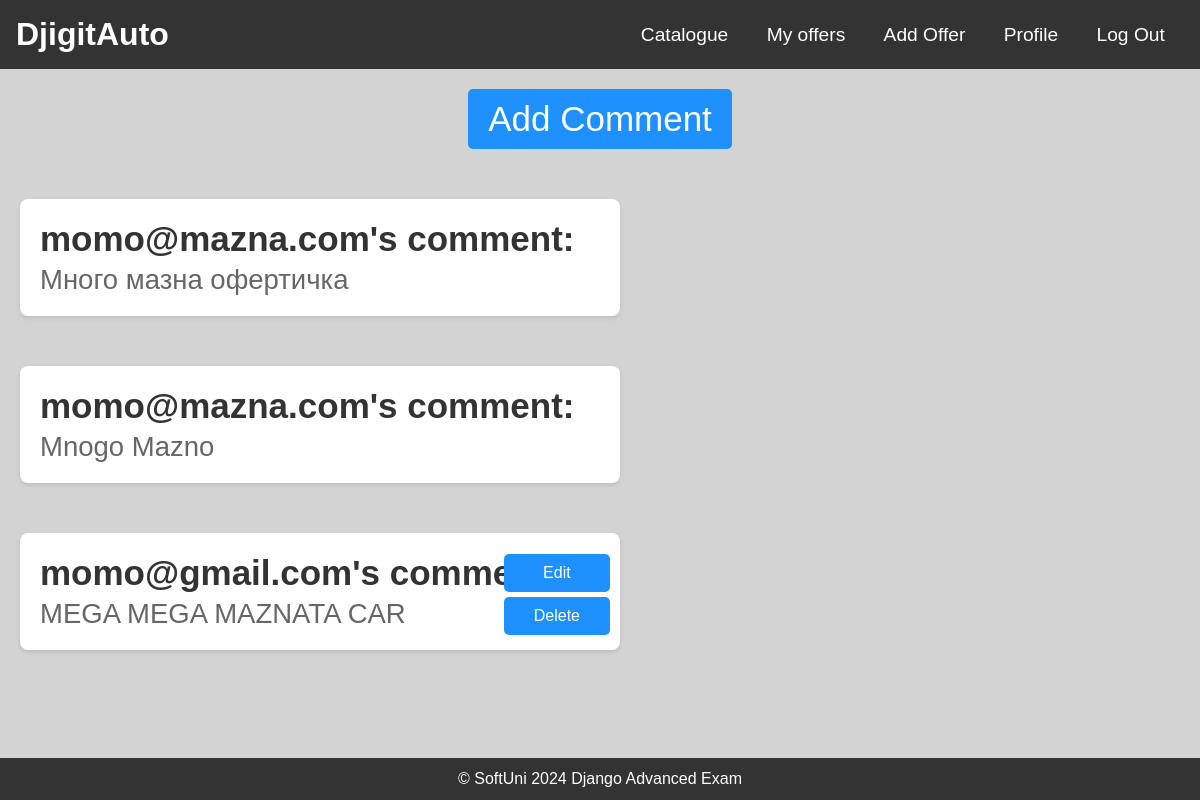
/offers/15/comments/ (signed in), run on an earlier commit of the app's database.
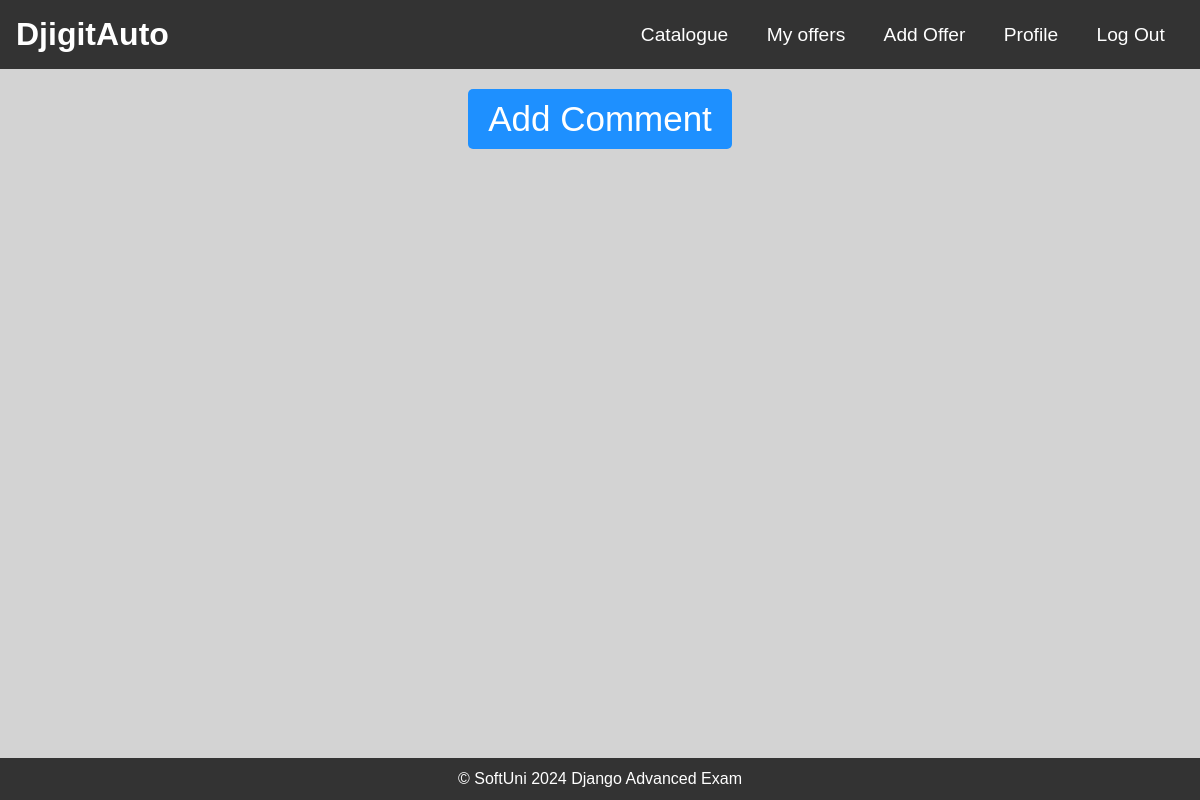
And on a later commit of the database.
### DjigitAuto/web/models.py (models this page shows)
class OfferComment(models.Model):
    MAX_TEXT_LENGTH = 300
    text = models.TextField(
        max_length=MAX_TEXT_LENGTH,
        null=False,
        blank=False
    )
    created_at = models.DateTimeField(
        auto_now_add=True,
    )
    modified_at = models.DateTimeField(
        auto_now=True,
    )
    car_offer = models.ForeignKey(
        CarOffer,
        on_delete=models.RESTRICT,
    )
    user = models.ForeignKey(
        UserModel,
        on_delete=models.RESTRICT
    )

### DjigitAuto/accounts/models.py (models this page shows)
class DjigitAutoUser(auth_models.AbstractBaseUser, auth_models.PermissionsMixin):
    email = models.EmailField(
        'email address',
        unique=True,
        error_messages={
            'unique': 'A user with that email already exists.'
        },
    )
    username = models.CharField(
        unique=True,
        null=True,
        blank=True,
        max_length=30,
    )
    date_joined = models.DateTimeField(
        default=timezone.now,
    )
    is_staff = models.BooleanField(
        default=False,
    )
    is_superuser = models.BooleanField(
        default=False,
    )
    is_active = models.BooleanField(
        default=True,
    )
    USERNAME_FIELD = 'email'
    object = DjigitAutoUserManager()

### DjigitAuto/offers/views.py (the view)
# urls.py: path('<int:pk>/comments/', include([
def comments(request, pk):
    offer = CarOffer.objects.get(pk=pk)
    offer_comments = OfferComment.objects.filter(car_offer_id=pk)
    context = {
        "comments": offer_comments,
        "offer": offer,
    }
    return render(request, 'offer/comments.html', context=context)

### templates/offer/comments.html (shortened to what this page needs)
{% extends "common/base.html" %}
{% load static %}
{% block main_content %}
    <!DOCTYPE html>
    <html lang="en">
    <head>
        <link rel="stylesheet" href="{% static 'css/offers/comments.css' %}"/>
    </head>
    <body>
        <div class="create-comment">
            <a href="{% url 'create comment' pk=offer.pk %}" class="add-comment-button">Add Comment</a>
        </div>
    {% for comment in comments %}
        <div class="comment-container">
            <p class="comment-user">{{ comment.user.email }}'s comment:</p>
            <p class="comment-text">{{ comment.text }}</p>
            {% if request.user.is_authenticated and comment.user.id == request.user.id %}
                <div class="comment-actions">
                    <a href="{% url 'edit comment' pk=comment.car_offer.pk pk1=comment.pk %}">Edit</a>
                    <a href="{% url 'delete comment' pk=comment.car_offer.pk comment_id=comment.id %}">Delete</a>
                </div>
            {% endif %}
        </div>
    {% endfor %}
    </body>
    </html>
{% endblock %}

What changed in the data, as far as the page shows it:
removed OfferComment: user.email "momo@mazna.com", text "Много мазна офертичка"
removed OfferComment: user.email "momo@mazna.com", text "Mnogo Mazno"
removed OfferComment: user.email "momo@gmail.com", text "MEGA MEGA MAZNATA CAR", shows "Edit"
